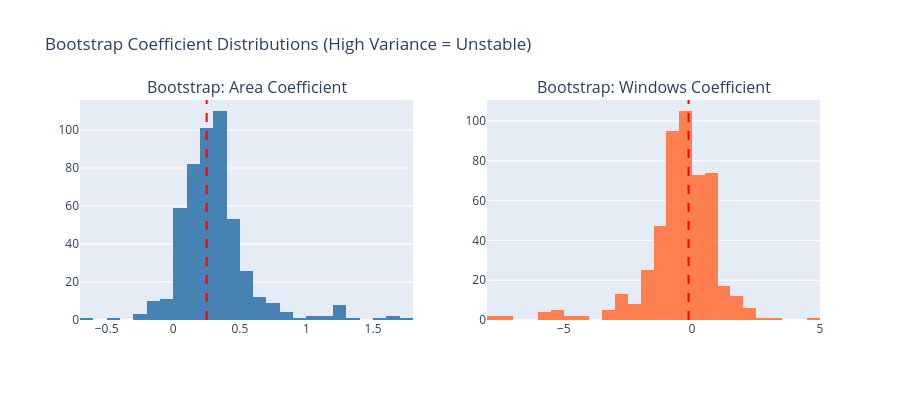

The notebook cell this image was saved under:
### Code cell
# Visualize bootstrap distributions
fig = make_subplots(rows=1, cols=2, subplot_titles=('Bootstrap: Area Coefficient', 
                                                      'Bootstrap: Windows Coefficient'))

fig.add_trace(
    go.Histogram(x=boot_area, nbinsx=30, marker_color='steelblue', name='Area'),
    row=1, col=1
)
fig.add_vline(x=model_C.params['Area'], line_dash='dash', line_color='red', row=1, col=1)

fig.add_trace(
    go.Histogram(x=boot_windows, nbinsx=30, marker_color='coral', name='Windows'),
    row=1, col=2
)
fig.add_vline(x=model_C.params['Windows'], line_dash='dash', line_color='red', row=1, col=2)

fig.update_layout(height=400, width=900, 
                  title_text="Bootstrap Coefficient Distributions (High Variance = Unstable)",
                  showlegend=False)
fig.show()

### Figure 1 — Plotly figure (JSON) as saved in the notebook; plotly's stock layout.template omitted (floating-point values rounded to 4 significant figures; data arrays with more than 128 entries replaced by an {"elided": "..."} marker saying what was removed)
{"data": [{"marker": {"color": "steelblue"}, "name": "Area", "nbinsx": 30, "type": "histogram", "x": {"elided": "500 float values"}, "xaxis": "x", "yaxis": "y"}, {"marker": {"color": "coral"}, "name": "Windows", "nbinsx": 30, "type": "histogram", "x": {"elided": "500 float values"}, "xaxis": "x2", "yaxis": "y2"}], "layout": {"annotations": [{"font": {"size": 16}, "showarrow": false, "text": "Bootstrap: Area Coefficient", "x": 0.225, "xanchor": "center", "xref": "paper", "y": 1, "yanchor": "bottom", "yref": "paper"}, {"font": {"size": 16}, "showarrow": false, "text": "Bootstrap: Windows Coefficient", "x": 0.775, "xanchor": "center", "xref": "paper", "y": 1, "yanchor": "bottom", "yref": "paper"}], "height": 400, "shapes": [{"line": {"color": "red", "dash": "dash"}, "type": "line", "x0": 0.2507, "x1": 0.2507, "xref": "x", "y0": 0, "y1": 1, "yref": "y domain"}, {"line": {"color": "red", "dash": "dash"}, "type": "line", "x0": -0.1328, "x1": -0.1328, "xref": "x2", "y0": 0, "y1": 1, "yref": "y2 domain"}], "showlegend": false, "title": {"text": "Bootstrap Coefficient Distributions (High Variance = Unstable)"}, "width": 900, "xaxis": {"anchor": "y", "domain": [0, 0.45]}, "xaxis2": {"anchor": "y2", "domain": [0.55, 1]}, "yaxis": {"anchor": "x", "domain": [0, 1]}, "yaxis2": {"anchor": "x2", "domain": [0, 1]}}}
